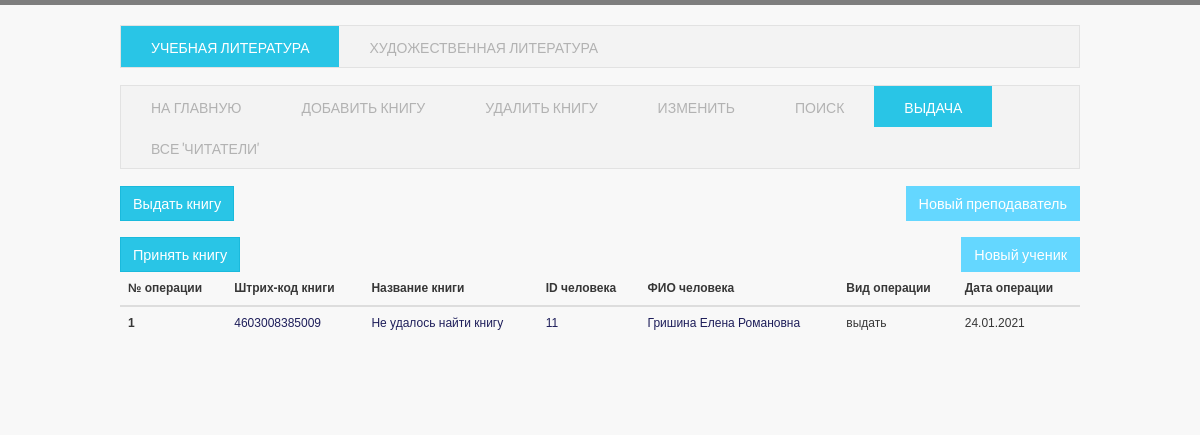
The page /giving on the database as committed earlier.
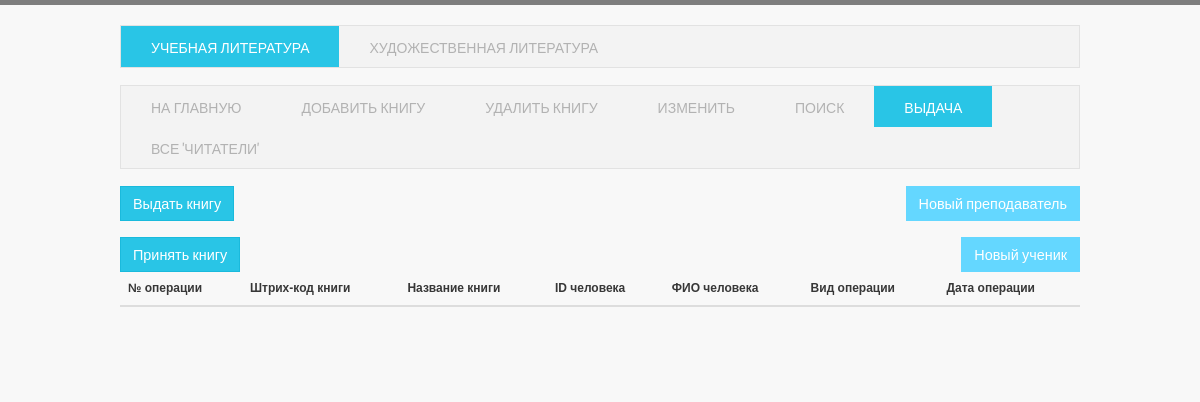
The same page on the database as committed later.
### tables this page shows
CREATE TABLE history (id INTEGER PRIMARY KEY UNIQUE NOT NULL, book INTEGER, person_code STRING, person_fio STRING, "action" STRING, date DATETIME);

### app.py (the view)
@app.route('/giving', methods=['GET', 'POST'])
def giving():
    con = sqlite3.connect(database)
    cursoro = con.cursor()
    spisok = [list(i) for i in cursoro.execute('SELECT * from history').fetchall()]
    for sp in spisok:
        book = cursoro.execute(f'SELECT name from books WHERE code="{sp[1]}"').fetchall()
        if len(book) == 0:
            book = 'Не удалось найти книгу'
        else:
            book = book[0][0]
        sp.insert(2, book)
    con.close()
    cursoro = sqlite3.connect('people.db').cursor()
    for sp in spisok:
        fio = cursoro.execute(f'SELECT fio from numbers WHERE code="{sp[3]}"').fetchone()
        fio = sp[4].split('_')
        if fio[-1] == '-':
            fio.remove('-')
        fio = ' '.join(fio)
        sp[4] = fio
        sp[-1] = '.'.join(sp[-1].split('-')[::-1])
    return render_template('giving.html', db=database, history=spisok[::-1])

### templates/giving.html
{% extends 'base.html' %}
{% block content %}
<div class="wrapper container">
    <nav class="navbar navbar-default">
        <ul class="nav navbar-nav">
            {% if db == 'BD1.db'%}
            <li><a href="/db_ucheb">Учебная литература</a></li>
            <li class="active"><a href="/db_hudoz">Художественная литература</a></li>
            {% else %}
            <li class="active"><a href="/db_ucheb">Учебная литература</a></li>
            <li><a href="/db_hudoz">Художественная литература</a></li>
            {% endif %}
        </ul>
    </nav>
    <nav class="navbar navbar-default">
        <ul class="nav navbar-nav">
            <li><a href="/index">На главную</a></li>
            <li><a href="/addbook">Добавить книгу</a></li>
            <li><a href="/deletebook">Удалить книгу</a></li>
            <li><a href="/change">Изменить</a></li>
            <li><a href="/find">Поиск</a></li>
            <li class="active"><a href="/giving">Выдача</a></li>
            <li><a href="/all_users">Все 'читатели'</a></li>
        </ul>
    </nav>
    <nav>
        <form name="search" action="/new_teacher" method="get" class="form-inline form-search pull-right">
            <button name="teacher" type="submit" value="teacher" class="btn btn-primary"
            style="background-color: rgb(100, 215, 255);  border-color: rgb(100, 215, 255);"><big>Новый преподаватель</big>
            </button>
        </form>
        <form name="search" action="/give_book" method="get" class="form-inline form-search pull-left">
            <button name="teacher" type="submit" value="teacher" class="btn btn-primary"><big>Выдать книгу</big>
            </button>
        </form>
        <br><br><br>
        <form name="search" action="/new_student" method="get" class="form-inline form-search pull-right">
            <button name="teacher" type="submit" value="student" class="btn btn-primary"
            style="background-color: rgb(100, 215, 255); border-color: rgb(100, 215, 255);"><big>Новый ученик</big>
            </button>
        </form>
        <form name="search" action="/take_book" method="get" class="form-inline form-search pull-left">
            <button name="teacher" type="submit" value="student" class="btn btn-primary"><big>Принять книгу</big>
            </button>
        </form>
        <table class="table table-hover">
        <thead>
        <tr>
            <th>№ операции</th>
            <th>Штрих-код книги</th>
            <th>Название книги</th>
            <th>ID человека</th>
            <th>ФИО человека</th>
            <th>Вид операции</th>
            <th>Дата операции</th>
        </tr>
        </thead>
        <tbody>
        {%for message in history %}
        <tr>
            <th scope="row">{{message[0]}}</th>
            <td><a href="/book_page/{{message[1]}}"  style="color: #1E1E5A">{{message[1]}}</a></td>
            <td><a href="/book_page/{{message[1]}}"  style="color: #1E1E5A">{{message[2]}}</a></td>
            <td><a style="color: #1E1E5A" href="/person_page/{{message[3]}}">{{message[3]}}</a></td>
            <td><a style="color: #1E1E5A" href="/person_page/{{message[3]}}">{{message[4]}}</a></td>
            <td>{{message[5]}}</td>
            <td>{{message[6]}}</td>
        </tr>
        {% endfor %}
        </tbody>
    </table>
    </nav>
</div>
{% endblock %}

### templates/base.html (shortened to what this page needs)
<!DOCTYPE html>
<html>
<head>
    <link href="{{ url_for('static', filename='../static/css/styles.css') }}" rel="stylesheet">
  </head>
<body>
	{% block content %}
	{% endblock %}
</body>
</html>

### templates/base.html (style rules this page uses)
table { color: #373737; }
a { color: #1E1E5A; }

Rows that differ between the two databases and show on the page:
removed history: id "1", book "4603008385009", message "Не удалось найти книгу", person_code "11", message "Гришина Елена Романовна", action "выдать", message "24.01.2021"
